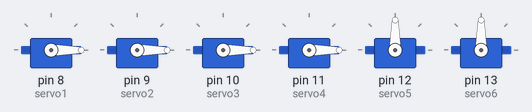
Simulated run of this sketch. Board: Arduino Uno, built with avr-gcc and run on an emulated ATmega328P. Parts: 6 × servo.

Above: at 0.05 s.
At 2.65 s:
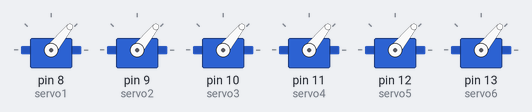
At 5.25 s:
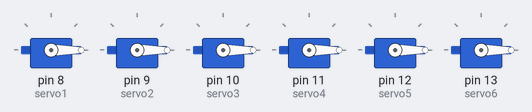
At 10.55 s:
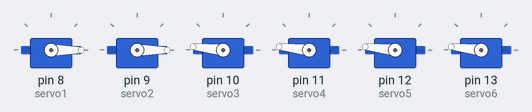
At 16.15 s:
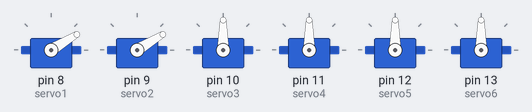
At 21.05 s:
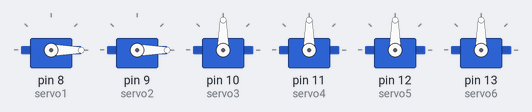
Timing chart, 0 to 27.4 s (numbered marks = the images above):
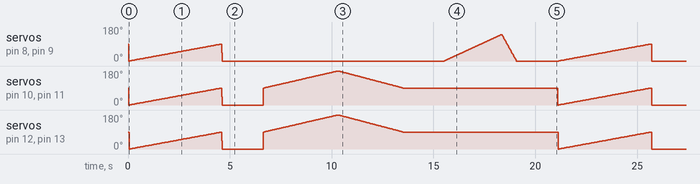

The sketch:

Code.ino
```cpp
// C++ code
//
#include <Servo.h>
Servo servo1;
Servo servo2;
Servo servo3;
Servo servo4;
Servo servo5;
Servo servo6;

int servoPos = 0;

void setup()
{
  servo1.attach(8);
  servo2.attach(9);
  servo3.attach(10);
  servo4.attach(11);
  servo5.attach(12);
  servo6.attach(13);

}
void loop()
{

 //1

  for(servoPos = 0; servoPos <= 90; servoPos ++){

    delay(20);
    servo1.write(servoPos);
    servo2.write(servoPos);
    delay(10);
    servo3.write(servoPos);
    servo4.write(servoPos);
    delay(20);
    servo5.write(servoPos);
    servo6.write(servoPos);

  }

  for(servoPos = 90; servoPos >= 0; servoPos --){

    servo1.write(servoPos);
    servo2.write(servoPos);
    servo3.write(servoPos);
    servo4.write(servoPos);
    servo5.write(servoPos);
    servo6.write(servoPos);
  }
  delay(2000);


 //2

  for(servoPos = 90; servoPos <= 180; servoPos ++){

    delay(20);
    servo3.write(servoPos);
    servo4.write(servoPos);
    servo5.write(servoPos);
    servo6.write(servoPos);
    delay(20);

  }

  for(servoPos = 180; servoPos >= 90; servoPos --){

    delay(20);
    servo3.write(servoPos);
    servo4.write(servoPos);
    servo5.write(servoPos);
    servo6.write(servoPos);
    delay(15);

  }
  delay(2000);


 //3

  for(servoPos = 0; servoPos <= 140; servoPos ++){

    servo1.write(servoPos);
    servo2.write(servoPos);
    delay(20);


  }

  for(servoPos = 140; servoPos >= 0; servoPos --){

    servo1.write(servoPos);
    servo2.write(servoPos);
    delay(5);

  }
  delay(2000);


}
```
